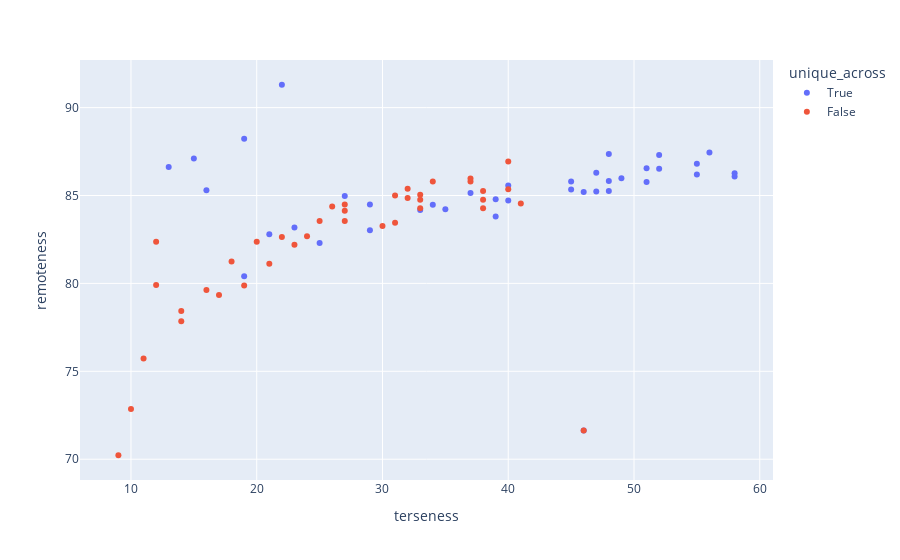

This figure's notebook cell:
### Code cell
px.scatter(df, x="terseness", y="remoteness", hover_name="dialect", color="unique_across")

### Figure 1 — Plotly figure (JSON) as saved in the notebook; plotly's stock layout.template omitted (floating-point values rounded to 4 significant figures)
{"data": [{"hovertemplate": "<b>%{hovertext}</b><br><br>unique_across=True<br>terseness=%{x}<br>remoteness=%{y}<extra></extra>", "hovertext": ["synth2-True", "synth3-True", "synth4-True", "synth5-True", "synth6-True", "synth7-True", "synth8-True", "synth9-True", "synth10-True", "synth11-True", "synth12-True", "synth13-True", "synth14-True", "synth15-True", "synth16-True", "synth17-True", "synth18-True", "synth19-True", "synth20-True", "synth21-True", "synth22-True", "synth23-True", "synth24-True", "synth25-True", "synth26-True", "synth27-True", "synth28-True", "synth29-True", "synth30-True", "synth31-True", "synth32-True", "synth33-True", "synth34-True", "synth35-True", "synth36-True", "synth37-True", "synth38-True", "synth39-True", "synth40-True"], "legendgroup": "True", "marker": {"color": "#636efa", "symbol": "circle"}, "mode": "markers", "name": "True", "orientation": "v", "showlegend": true, "type": "scatter", "x": [13, 15, 16, 19, 22, 19, 21, 23, 25, 27, 29, 29, 33, 34, 35, 37, 39, 40, 39, 40, 45, 45, 46, 48, 49, 48, 47, 48, 55, 52, 47, 51, 56, 52, 55, 51, 58, 58, 46], "xaxis": "x", "y": [86.62, 87.1, 85.3, 88.22, 91.3, 80.4, 82.8, 83.17, 82.3, 84.97, 83.03, 84.49, 84.17, 84.47, 84.22, 85.14, 83.8, 85.58, 84.79, 84.71, 85.8, 85.34, 85.2, 85.83, 85.97, 85.25, 86.29, 87.36, 86.8, 86.53, 85.22, 86.55, 87.45, 87.3, 86.2, 85.76, 86.26, 86.08, 71.64], "yaxis": "y"}, {"hovertemplate": "<b>%{hovertext}</b><br><br>unique_across=False<br>terseness=%{x}<br>remoteness=%{y}<extra></extra>", "hovertext": ["synth2-False", "synth3-False", "synth4-False", "synth5-False", "synth6-False", "synth7-False", "synth8-False", "synth9-False", "synth10-False", "synth11-False", "synth12-False", "synth13-False", "synth14-False", "synth15-False", "synth16-False", "synth17-False", "synth18-False", "synth19-False", "synth20-False", "synth21-False", "synth22-False", "synth23-False", "synth24-False", "synth25-False", "synth26-False", "synth27-False", "synth28-False", "synth29-False", "synth30-False", "synth31-False", "synth32-False", "synth33-False", "synth34-False", "synth35-False", "synth36-False", "synth37-False", "synth38-False", "synth39-False", "synth40-False"], "legendgroup": "False", "marker": {"color": "#EF553B", "symbol": "circle"}, "mode": "markers", "name": "False", "orientation": "v", "showlegend": true, "type": "scatter", "x": [9, 10, 11, 12, 12, 14, 14, 16, 17, 18, 19, 20, 21, 22, 23, 24, 25, 26, 27, 27, 27, 30, 31, 31, 32, 33, 33, 32, 37, 37, 33, 34, 40, 38, 38, 38, 41, 40, 46], "xaxis": "x", "y": [70.22, 72.85, 75.72, 79.91, 82.36, 77.85, 78.42, 79.62, 79.34, 81.25, 79.89, 82.36, 81.11, 82.64, 82.2, 82.69, 83.55, 84.38, 84.14, 84.49, 83.55, 83.26, 83.45, 85, 85.39, 84.28, 84.76, 84.86, 85.8, 85.96, 85.05, 85.8, 86.94, 84.76, 85.25, 84.28, 84.55, 85.35, 71.64], "yaxis": "y"}], "layout": {"autosize": true, "legend": {"title": {"text": "unique_across"}, "tracegroupgap": 0}, "margin": {"t": 60}, "xaxis": {"anchor": "y", "autorange": true, "domain": [0, 1], "range": [6.062, 60.94], "title": {"text": "terseness"}, "type": "linear"}, "yaxis": {"anchor": "x", "autorange": true, "domain": [0, 1], "range": [68.59, 92.93], "title": {"text": "remoteness"}, "type": "linear"}}}
